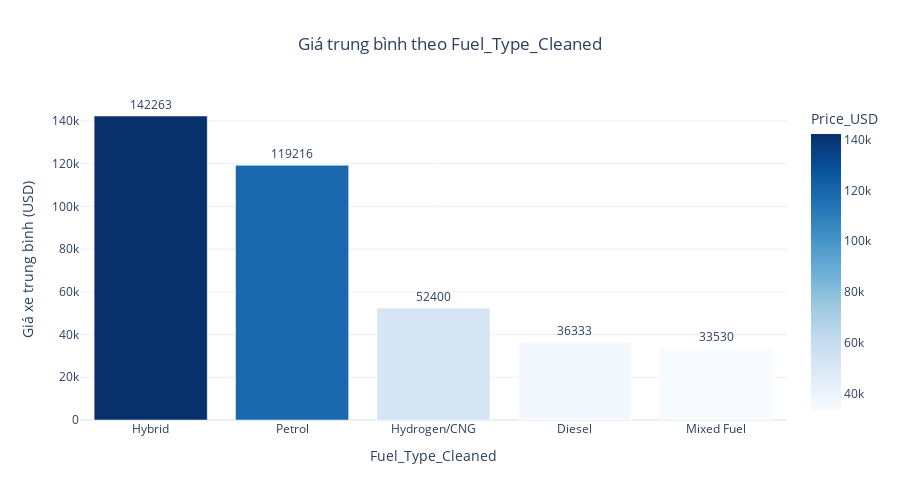
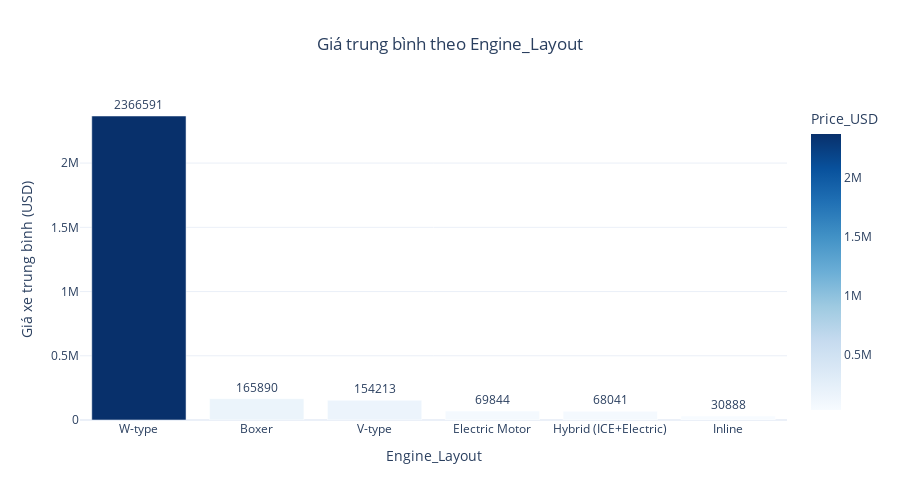
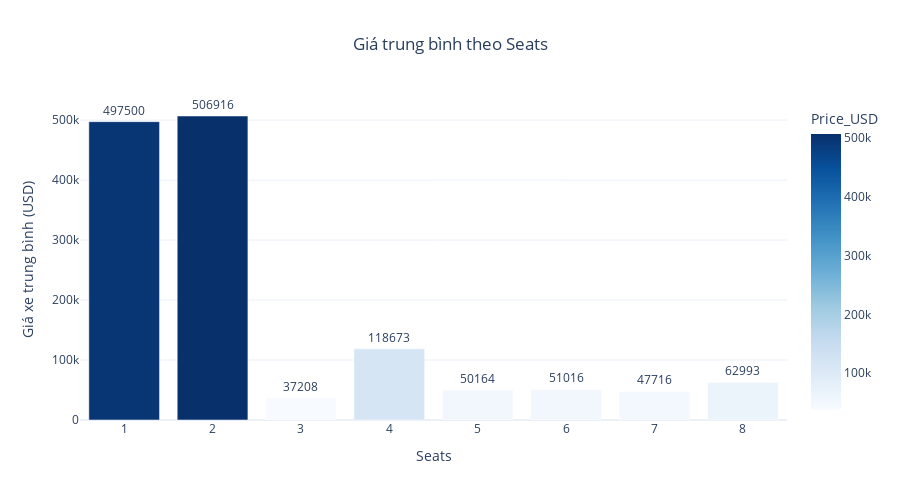

Here is the notebook cell these charts were saved with, in order:
### Markdown cell above
### 4.2 Categorical vs Price

### Code cell
import plotly.express as px
import pandas as pd

# Danh sách cột phân loại
categorical_cols = ['Fuel_Type_Cleaned', 'Engine_Layout', 'Seats']

for col in categorical_cols:
    avg_df = df.groupby(col, as_index=False)['Price_USD'].mean().sort_values('Price_USD', ascending=False)
    
    fig = px.bar(
        avg_df,
        x=col,
        y='Price_USD',
        text='Price_USD',
        color='Price_USD',
        color_continuous_scale='Blues',
        title=f" Giá trung bình theo {col}",
        template='plotly_white'
    )
    fig.update_traces(texttemplate='%{text:.0f}', textposition='outside')
    fig.update_layout(
        xaxis_title=col,
        yaxis_title='Giá xe trung bình (USD)',
        title_x=0.5,
        height=500
    )
    fig.show()

### Figure 1 — Plotly figure (JSON) as saved in the notebook; plotly's stock layout.template omitted (floating-point values rounded to 4 significant figures)
{"data": [{"hovertemplate": "Fuel_Type_Cleaned=%{x}<br>Price_USD=%{marker.color}<extra></extra>", "legendgroup": "", "marker": {"color": [142300.0, 119200.0, 52400.0, 36330.0, 33530.0], "coloraxis": "coloraxis", "pattern": {"shape": ""}}, "name": "", "orientation": "v", "showlegend": false, "text": [142300.0, 119200.0, 52400.0, 36330.0, 33530.0], "textposition": "outside", "texttemplate": "%{text:.0f}", "type": "bar", "x": ["Hybrid", "Petrol", "Hydrogen/CNG", "Diesel", "Mixed Fuel"], "xaxis": "x", "y": [142300.0, 119200.0, 52400.0, 36330.0, 33530.0], "yaxis": "y"}], "layout": {"barmode": "relative", "coloraxis": {"colorbar": {"title": {"text": "Price_USD"}}, "colorscale": [[0, "rgb(247,251,255)"], [0.125, "rgb(222,235,247)"], [0.25, "rgb(198,219,239)"], [0.375, "rgb(158,202,225)"], [0.5, "rgb(107,174,214)"], [0.625, "rgb(66,146,198)"], [0.75, "rgb(33,113,181)"], [0.875, "rgb(8,81,156)"], [1, "rgb(8,48,107)"]]}, "height": 500, "legend": {"tracegroupgap": 0}, "title": {"text": " Giá trung bình theo Fuel_Type_Cleaned", "x": 0.5}, "xaxis": {"anchor": "y", "domain": [0, 1], "title": {"text": "Fuel_Type_Cleaned"}}, "yaxis": {"anchor": "x", "domain": [0, 1], "title": {"text": "Giá xe trung bình (USD)"}}}}

### Figure 2 — Plotly figure (JSON) as saved in the notebook; plotly's stock layout.template omitted (floating-point values rounded to 4 significant figures)
{"data": [{"hovertemplate": "Engine_Layout=%{x}<br>Price_USD=%{marker.color}<extra></extra>", "legendgroup": "", "marker": {"color": [2367000.0, 165900.0, 154200.0, 69840.0, 68040.0, 30890.0], "coloraxis": "coloraxis", "pattern": {"shape": ""}}, "name": "", "orientation": "v", "showlegend": false, "text": [2367000.0, 165900.0, 154200.0, 69840.0, 68040.0, 30890.0], "textposition": "outside", "texttemplate": "%{text:.0f}", "type": "bar", "x": ["W-type", "Boxer", "V-type", "Electric Motor", "Hybrid (ICE+Electric)", "Inline"], "xaxis": "x", "y": [2367000.0, 165900.0, 154200.0, 69840.0, 68040.0, 30890.0], "yaxis": "y"}], "layout": {"barmode": "relative", "coloraxis": {"colorbar": {"title": {"text": "Price_USD"}}, "colorscale": [[0, "rgb(247,251,255)"], [0.125, "rgb(222,235,247)"], [0.25, "rgb(198,219,239)"], [0.375, "rgb(158,202,225)"], [0.5, "rgb(107,174,214)"], [0.625, "rgb(66,146,198)"], [0.75, "rgb(33,113,181)"], [0.875, "rgb(8,81,156)"], [1, "rgb(8,48,107)"]]}, "height": 500, "legend": {"tracegroupgap": 0}, "title": {"text": " Giá trung bình theo Engine_Layout", "x": 0.5}, "xaxis": {"anchor": "y", "domain": [0, 1], "title": {"text": "Engine_Layout"}}, "yaxis": {"anchor": "x", "domain": [0, 1], "title": {"text": "Giá xe trung bình (USD)"}}}}

### Figure 3 — Plotly figure (JSON) as saved in the notebook; plotly's stock layout.template omitted (floating-point values rounded to 4 significant figures)
{"data": [{"hovertemplate": "Seats=%{x}<br>Price_USD=%{marker.color}<extra></extra>", "legendgroup": "", "marker": {"color": [506900.0, 497500.0, 118700.0, 62990.0, 51020.0, 50160.0, 47720.0, 37210.0], "coloraxis": "coloraxis", "pattern": {"shape": ""}}, "name": "", "orientation": "v", "showlegend": false, "text": [506900.0, 497500.0, 118700.0, 62990.0, 51020.0, 50160.0, 47720.0, 37210.0], "textposition": "outside", "texttemplate": "%{text:.0f}", "type": "bar", "x": [2, 1, 4, 8, 6, 5, 7, 3], "xaxis": "x", "y": [506900.0, 497500.0, 118700.0, 62990.0, 51020.0, 50160.0, 47720.0, 37210.0], "yaxis": "y"}], "layout": {"barmode": "relative", "coloraxis": {"colorbar": {"title": {"text": "Price_USD"}}, "colorscale": [[0, "rgb(247,251,255)"], [0.125, "rgb(222,235,247)"], [0.25, "rgb(198,219,239)"], [0.375, "rgb(158,202,225)"], [0.5, "rgb(107,174,214)"], [0.625, "rgb(66,146,198)"], [0.75, "rgb(33,113,181)"], [0.875, "rgb(8,81,156)"], [1, "rgb(8,48,107)"]]}, "height": 500, "legend": {"tracegroupgap": 0}, "title": {"text": " Giá trung bình theo Seats", "x": 0.5}, "xaxis": {"anchor": "y", "domain": [0, 1], "title": {"text": "Seats"}}, "yaxis": {"anchor": "x", "domain": [0, 1], "title": {"text": "Giá xe trung bình (USD)"}}}}
